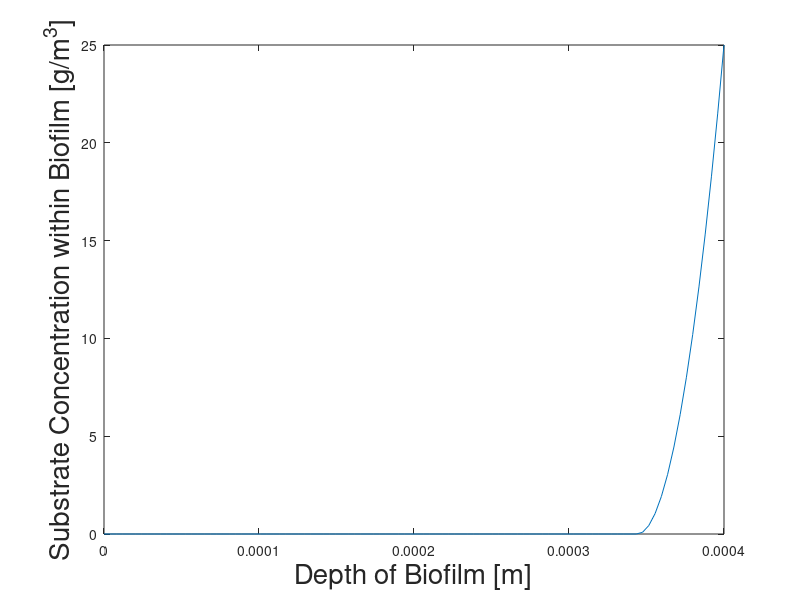

Write MATLAB code to recreate this figure.
% %% Week 1: Numerical Solution to First Order Incomplete ODE dx/dt
% clc; clear;
% 
% %Conditions
% v=100; %m^3
% mew=.00835; %growth coefficient
% Qp=1; %m^3/s %flow rate through tank
% t=linspace(1,2000,200); %seconds
% dt=t(2)-t(1); %delta time
% 
% %Preallocate
% x=zeros(1,length(t)); %Concentration of biomass in liquid
% N=length(x)-1; %length of for loop
% x(1)=.1; %Initial Condition
% 
% %Equation to solve ... dx/dt=mew*x(t)-(Q'*x(t))/V
% dxdt = @(x) x*(mew-(Qp/v))
% 
% %Eulers Method
% for i=1:N
%     x(i+1)=x(i)+dt*dxdt(x(i));
%     
% end
% 
% %Plot
% figure(1)
% plot(t,x)
% xlabel('time')
% ylabel('concentration of biomass in tank')

%% Week 2: Part of Solution to Second Order Diffusion (of Substrate Inside Biofilm)
clc;
clear;
% Future: Impliment time dependent concentrations


%Steady State

%Steady State Test Conditions
mewmax=20; %d-1	maximum specific growth rate
Km=3; %g m-3	Monod half saturation coefficient
Yxs=0.5; %gx gs-1	biomass yield coefficient on substrate
De=5.00E-05; %m2 d-1	effective diffusion coefficient of substrate in biofilm
Xb=20000; %g m-3	biomass density in biofilm
Lf=4.00E-04; %m	biofilm thickness
So=25; %g m-3	bulk fluid substrate concentration

%Setup for solution
N=100; %int64(Lf/dz); %necessary points (for full depth of biofilm)

%Grid of Biofilm Depth
z=linspace(0,Lf,N); %m
dz=z(2)-z(1); %m

%Substrate in Biofilm Boundary Conditions
S=zeros(1,N);
S(1)=0;
S(N)=So;

%Iterations
for iter=1:10000
    for i=2:N-1
        S(i)=(S(i+1)+S(i-1)-(mewmax*Xb*(dz^2))/(Yxs*De))/2; %Concentration of substrate at biofilm depth

        %Boundary Conditions After Iteration
        S(1)=S(2);
        S(end)=So;
        
        if S(i)<0
            S(i)=0;
        end
    end

end

figure(1); clf(1)
plot(z,S)
xlabel('Depth of Biofilm [m]','fontsize',20)
ylabel('Substrate Concentration within Biofilm [g/m^3]','fontsize',20)
